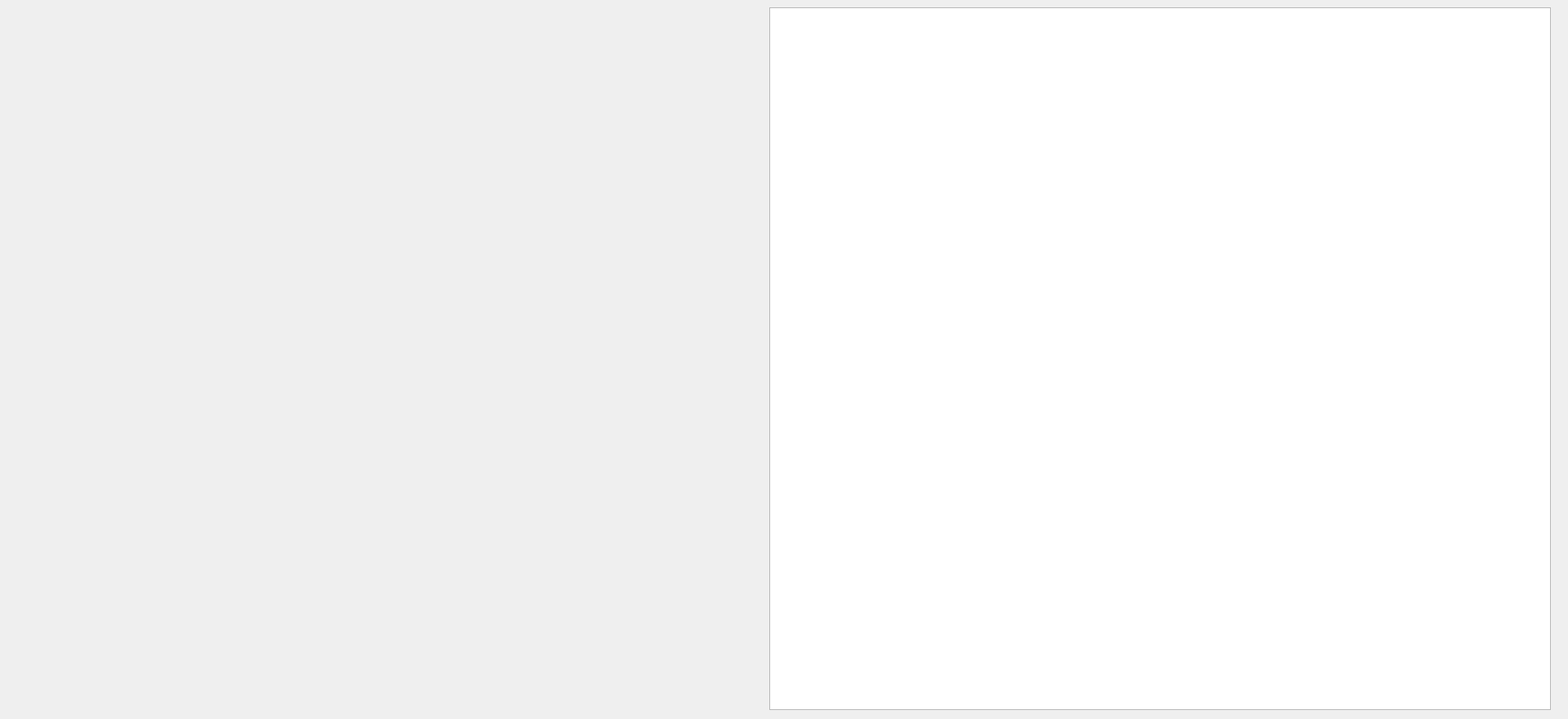
<?xml version="1.0" encoding="UTF-8"?>
<ui version="4.0">
 <class>UltrasoundCheckUp</class>
 <widget class="qMRMLWidget" name="UltrasoundCheckUp">
  <property name="geometry">
   <rect>
    <x>0</x>
    <y>0</y>
    <width>1920</width>
    <height>880</height>
   </rect>
  </property>
  <property name="maximumSize">
   <size>
    <width>16777215</width>
    <height>920</height>
   </size>
  </property>
  <property name="styleSheet">
   <string notr="true"/>
  </property>
  <layout class="QVBoxLayout" name="verticalLayout_4" stretch="0">
   <property name="topMargin">
    <number>9</number>
   </property>
   <item>
    <layout class="QHBoxLayout" name="horizontalLayout_2" stretch="46,53">
     <property name="spacing">
      <number>50</number>
     </property>
     <property name="leftMargin">
      <number>50</number>
     </property>
     <property name="rightMargin">
      <number>10</number>
     </property>
     <item>
      <widget class="QLabel" name="lbl_bg">
       <property name="text">
        <string/>
       </property>
      </widget>
     </item>
     <item>
      <widget class="QListWidget" name="list_items">
       <property name="styleSheet">
        <string notr="true"/>
       </property>
      </widget>
     </item>
    </layout>
   </item>
  </layout>
 </widget>
 <customwidgets>
  <customwidget>
   <class>qMRMLWidget</class>
   <extends>QWidget</extends>
   <header>qMRMLWidget.h</header>
   <container>1</container>
  </customwidget>
 </customwidgets>
 <resources/>
 <connections/>
</ui>
